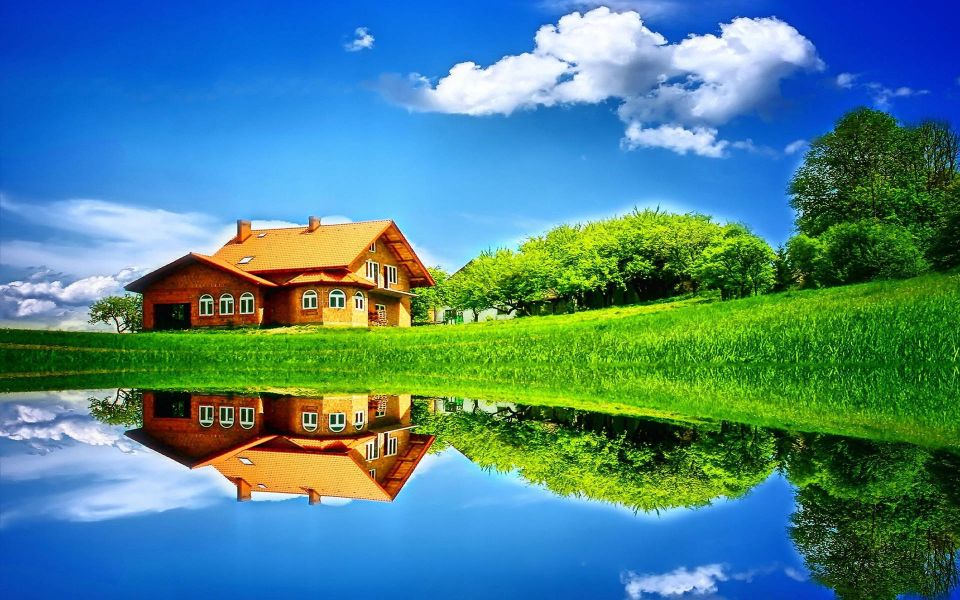
%> input picture Final/1.jpg, 1920 x 1200 px (shown at 1/2 size)
$ octave C1.m   (GNU Octave 9; MATLAB toolbox functions it lacks are replaced by stand-ins)
%> lines starting %> are read from the running program, lines starting %| are printed output that depends on the picture
clc;
close;

% Read an RGB image
im = imread('1.jpg');
%> im is the input picture: size 1200x1920x3 uint8; mean R, G, B 75.9, 131.5, 135.8


% 1. Contrast Enhancement (Histogram Equalization)
enhancedImage = histeq(im);
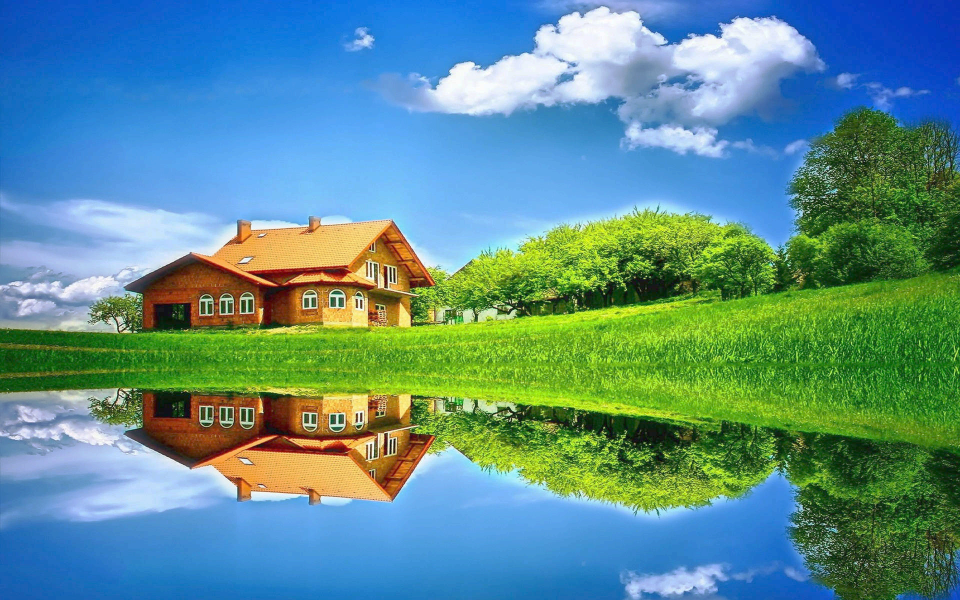
%> enhancedImage: size 1200x1920x3 uint8 (shown at 1/2 size); mean R, G, B 92.9, 143, 142.5


% Display the original and enhanced image side by side
figure;
subplot(1, 2, 1);
imshow(im);
title('Original Image');
subplot(1, 2, 2);
imshow(enhancedImage);
title('Contrast Enhanced');
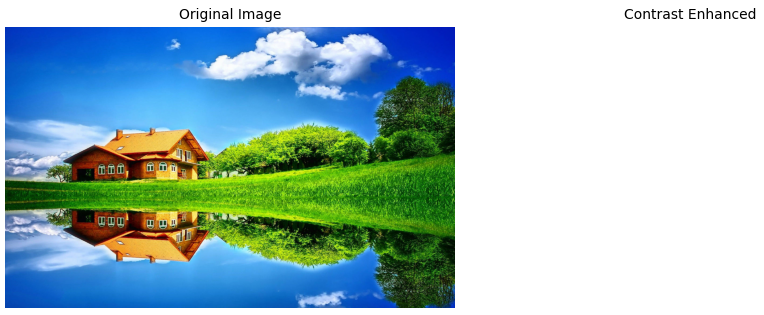
%> figure redrawn from the program's plot data, 2 panels

% 2. Filtering (Spatial Domain) - Gaussian Filter
%gaussianFiltered = imgaussfilt(enhancedImage, 2);
gaussianFiltered = imgaussfilt(enhancedImage, 4);
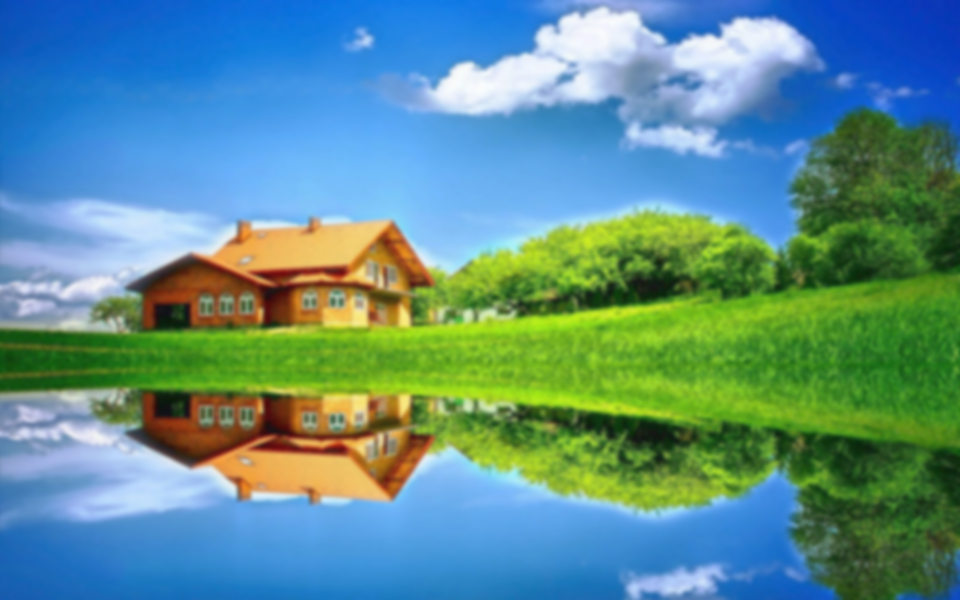
%> gaussianFiltered: size 1200x1920x3 uint8 (shown at 1/2 size); mean R, G, B 92.9, 143, 142.5; mean of the top-left, top-right, bottom-left and bottom-right quarters 149.3, 128.4, 126.6, 100.1

% Display the original and filtered image side by side
figure;
subplot(1, 2, 1);
imshow(im);
title('Original Image');
subplot(1, 2, 2);
imshow(gaussianFiltered);
title('Gaussian Filtered Image');
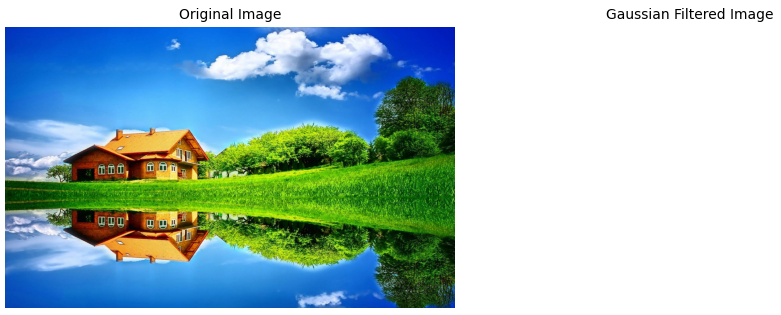
%> figure redrawn from the program's plot data, 2 panels

% 3. Image Pyramids with Different Levels
numLevels = 3;
pyramidImage = gaussianFiltered;

% Display original image and pyramid images in one figure
figure;
subplot(2, numLevels + 1, 1);
imshow(im);
title('Original Image');

for level = 1:numLevels
    pyramidImage = impyramid(pyramidImage, 'reduce');
    subplot(2, numLevels + 1, level + 1);
    imshow(pyramidImage);
    title(['Pyramid Level ' num2str(level)]);
end
%> this loop made 3 passes
%> pass 1, `pyramidImage = impyramid(pyramidImage, 'reduce');`:
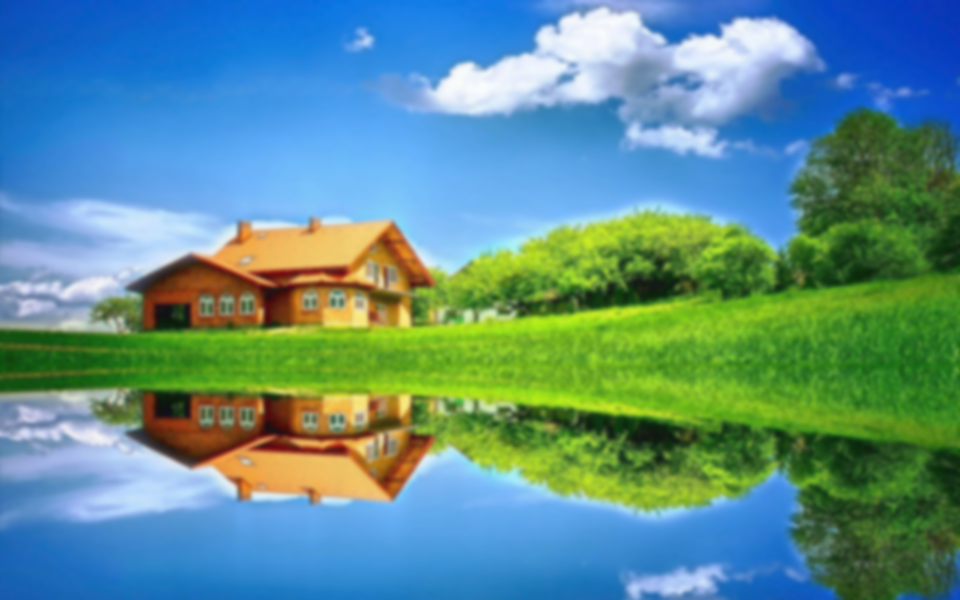
%> pyramidImage: size 600x960x3 uint8; mean R, G, B 92.9, 143, 142.5
%> pass 3, `pyramidImage = impyramid(pyramidImage, 'reduce');`:
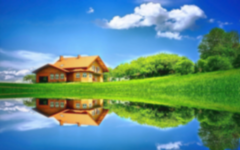
%> pyramidImage: size 150x240x3 uint8; mean R, G, B 92.9, 143, 142.8

% 4. imresize
resizeFactor = 0.125;
resizedImage = imresize(im, resizeFactor);
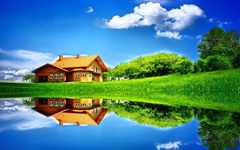
%> resizedImage: size 150x240x3 uint8; mean R, G, B 75.9, 131.5, 135.8


% Display the original and resized image side by side
figure;
subplot(1, 2, 1);
imshow(im);
title('Original Image');
subplot(1, 2, 2);
imshow(resizedImage);
title('imresize');

% Display compression information for each method
fprintf('Original Image Size: %d bytes\n', numel(im));
%| Original Image Size: 6912000 bytes

% Contrast Enhancement Compression
fprintf('Contrast Enhancement Compression: %d bytes\n', numel(enhancedImage));
%| Contrast Enhancement Compression: 6912000 bytes

% Gaussian Filtering Compression
fprintf('Gaussian Filtering Compression: %d bytes\n', numel(gaussianFiltered));
%| Gaussian Filtering Compression: 6912000 bytes

% Image Pyramids Compression (for the last level)
fprintf('Image Pyramids Compression (Level %d): %d bytes\n', numLevels, numel(pyramidImage));
%| Image Pyramids Compression (Level 3): 108000 bytes

% imresize Compression
fprintf('imresize Compression: %d bytes\n', numel(resizedImage));
%| imresize Compression: 108000 bytes

% Display compression ratios
fprintf('Contrast Enhancement Compression Ratio: %.2f\n', numel(im) / numel(enhancedImage));
%| Contrast Enhancement Compression Ratio: 1.00
fprintf('Gaussian Filtering Compression Ratio: %.2f\n', numel(im) / numel(gaussianFiltered));
%| Gaussian Filtering Compression Ratio: 1.00
fprintf('Image Pyramids Compression Ratio (Level %d): %.2f\n', numLevels, numel(im) / numel(pyramidImage));
%| Image Pyramids Compression Ratio (Level 3): 64.00
fprintf('imresize Compression Ratio: %.2f\n', numel(im) / numel(resizedImage));
%| imresize Compression Ratio: 64.00

$ run again, with Final/contrast.jpg copied over Final/1.jpg
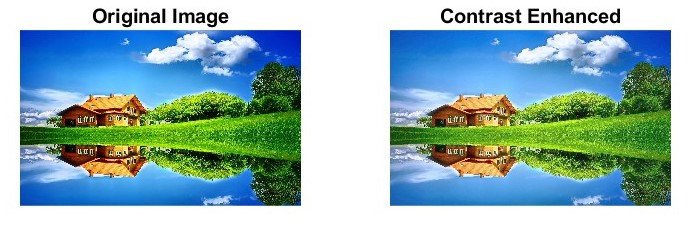
%> input picture Final/contrast.jpg, 695 x 229 px
%> im is the input picture: size 229x695x3 uint8; mean R, G, B 146.6, 179.3, 180.9
%> `gaussianFiltered = imgaussfilt(enhancedImage, 4);`:
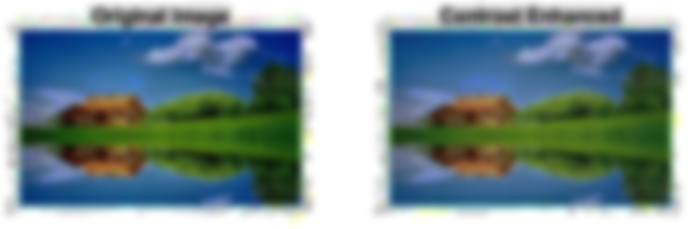
%> gaussianFiltered: size 229x695x3 uint8; mean R, G, B 122.4, 144.1, 145.9; mean of the top-left, top-right, bottom-left and bottom-right quarters 141.8, 144.1, 128.7, 135.4
%> `resizedImage = imresize(im, resizeFactor);`:
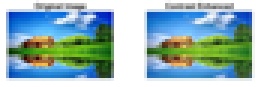
%> resizedImage: size 29x87x3 uint8 (shown 3 times larger); mean R, G, B 146.2, 179, 180.7
%| Original Image Size: 477465 bytes
%| Contrast Enhancement Compression: 477465 bytes
%| Gaussian Filtering Compression: 477465 bytes
%| Image Pyramids Compression (Level 3): 7569 bytes
%| imresize Compression: 7569 bytes
%| Contrast Enhancement Compression Ratio: 1.00
%| Gaussian Filtering Compression Ratio: 1.00
%| Image Pyramids Compression Ratio (Level 3): 63.08
%| imresize Compression Ratio: 63.08

$ run again, with Final/gausian.jpg copied over Final/1.jpg
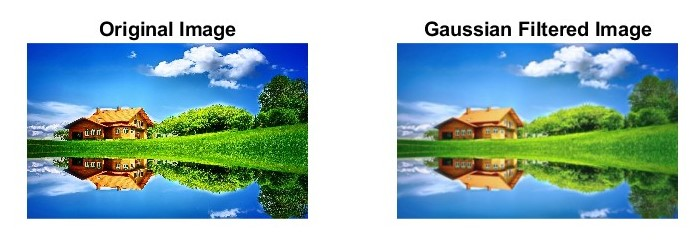
%> input picture Final/gausian.jpg, 692 x 249 px
%> im is the input picture: size 249x692x3 uint8; mean R, G, B 154.4, 184.6, 185.9
%> `gaussianFiltered = imgaussfilt(enhancedImage, 4);`:
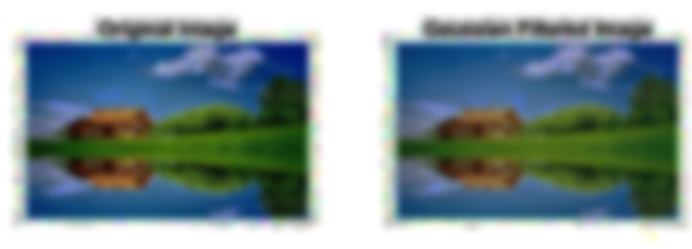
%> gaussianFiltered: size 249x692x3 uint8; mean R, G, B 128, 147.2, 148.3; mean of the top-left, top-right, bottom-left and bottom-right quarters 149.9, 148.6, 130.6, 135.7
%> `resizedImage = imresize(im, resizeFactor);`:
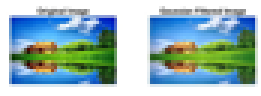
%> resizedImage: size 32x87x3 uint8 (shown 3 times larger); mean R, G, B 154.1, 184.3, 185.7
%| Original Image Size: 516924 bytes
%| Contrast Enhancement Compression: 516924 bytes
%| Gaussian Filtering Compression: 516924 bytes
%| Image Pyramids Compression (Level 3): 8352 bytes
%| imresize Compression: 8352 bytes
%| Contrast Enhancement Compression Ratio: 1.00
%| Gaussian Filtering Compression Ratio: 1.00
%| Image Pyramids Compression Ratio (Level 3): 61.89
%| imresize Compression Ratio: 61.89
